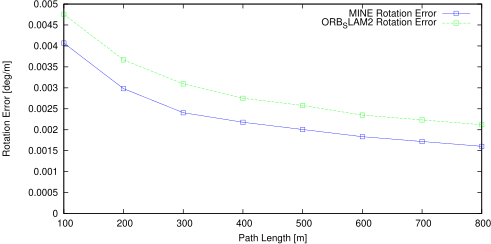

This figure's gnuplot source:
set term postscript eps enhanced color
set output "02_rl.eps"
set size ratio 0.5
set yrange [0:*]
set xlabel "Path Length [m]"
set ylabel "Rotation Error [deg/m]"
plot "02_rl.txt" using 1:($2*57.3) title 'MINE Rotation Error' lc rgb "#0000FF" pt 4 w linespoints,"02_rl.txt" using 1:($3*57.3) title 'ORB_SLAM2 Rotation Error' lc rgb "#00FF00" pt 4 w linespoints
